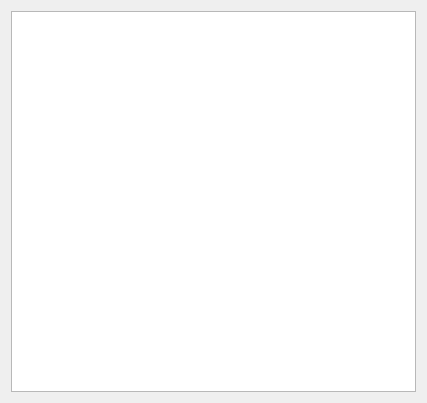
<?xml version="1.0" encoding="UTF-8"?>
<ui version="4.0">
 <class>paletteeditor</class>
 <widget class="QWidget" name="paletteeditor">
  <property name="geometry">
   <rect>
    <x>0</x>
    <y>0</y>
    <width>427</width>
    <height>403</height>
   </rect>
  </property>
  <property name="sizePolicy">
   <sizepolicy hsizetype="Fixed" vsizetype="Fixed">
    <horstretch>0</horstretch>
    <verstretch>0</verstretch>
   </sizepolicy>
  </property>
  <layout class="QVBoxLayout" name="verticalLayout" stretch="0">
   <item>
    <widget class="QTableView" name="tableView"/>
   </item>
  </layout>
 </widget>
 <resources/>
 <connections/>
</ui>
